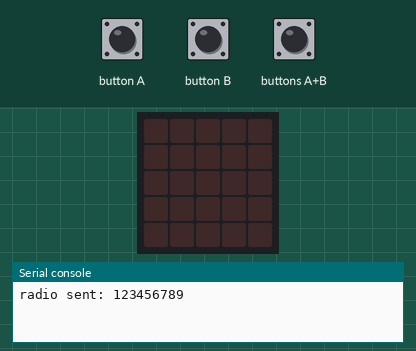
This program was run on a simulated BBC micro:bit (MakeCode). On the bench: the board's 5×5 LED display, the last lines printed to the serial console. The test bench sets the inputs (shaded band). No radio messages arrive unless stated (any console line starting 'radio sent:' is added by the test bench).

Above: at 1.2 s.
1.3 s: button A pressed for 0.15 s
At 2.0 s:
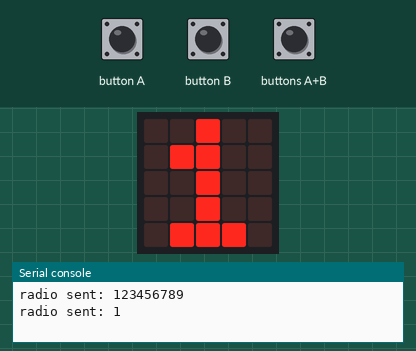
2.9 s: button B pressed for 0.15 s
At 4.2 s:
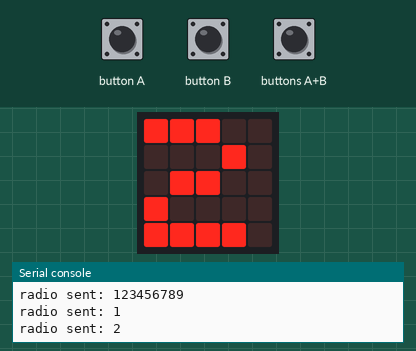
4.5 s: buttons A+B pressed for 0.15 s
At 5.7 s:
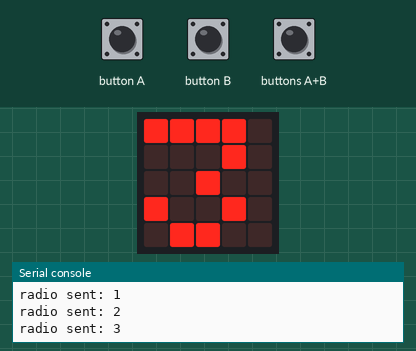
Timing chart, 0 to 7.5 s (numbered marks = the images above; inputs shaded):
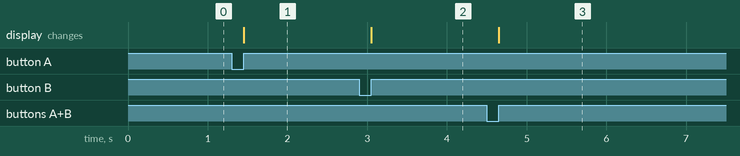

The program:

main.ts
```typescript
input.onButtonPressed(Button.A, function () {
    radio.sendNumber(1)
    basic.showNumber(1)
})
input.onButtonPressed(Button.AB, function () {
    radio.sendNumber(3)
    basic.showNumber(3)
})
input.onButtonPressed(Button.B, function () {
    radio.sendNumber(2)
    basic.showNumber(2)
})
radio.setGroup(9)
radio.sendNumber(123456789)
```

test.ts
```typescript
// テストはここに来ます。このパッケージが拡張機能として使用されるときにはコンパイルされません。
```

Measured:
- after the input at 1.3 s, the display: changes after 0.15 s (image 1)
- after the input at 2.9 s, the display: changes after 0.15 s (image 2)
- after the input at 4.5 s, the display: changes after 0.15 s (image 3)
